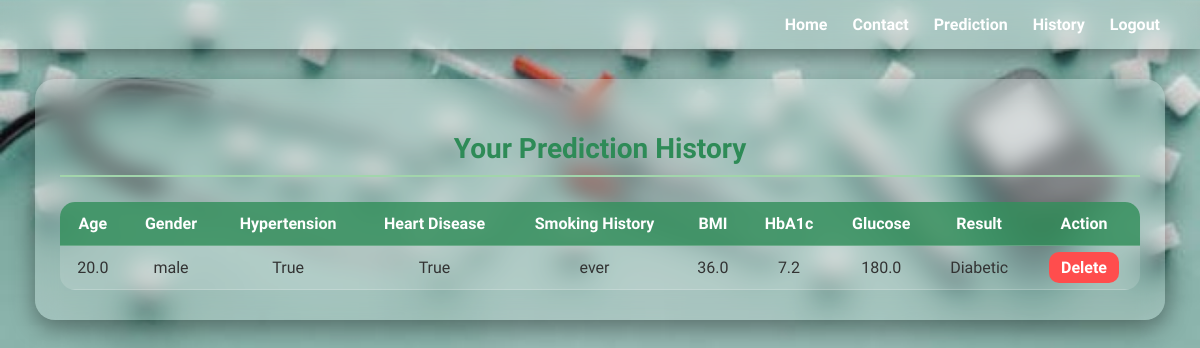
Before: /history/ (signed in) with the older database file.
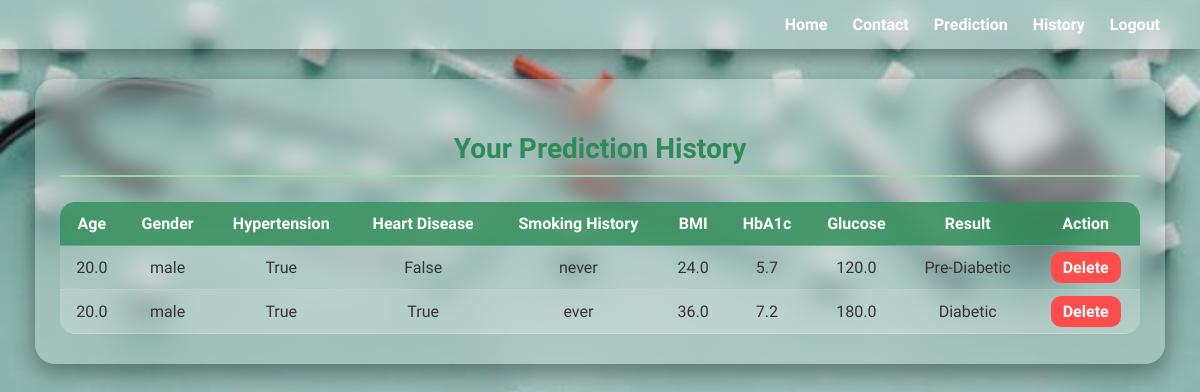
After: the same page with the newer database file.
### diabetes_predictor/models.py (models this page shows)
class DiabetesHistory(models.Model):
    user = models.ForeignKey(User, on_delete=models.CASCADE)
    age = models.FloatField()
    gender = models.CharField(max_length=10)
    hypertension = models.BooleanField()
    heart_disease = models.BooleanField()
    smoking_history = models.CharField(max_length=20)
    bmi = models.FloatField()
    hba1c_level = models.FloatField()
    blood_glucose_level = models.FloatField()
    result = models.CharField(max_length=10)
    medicine = models.TextField(default="")
    created_at = models.DateTimeField(auto_now_add=True)

### diabetes_predictor/views.py (the view)
# urls.py: path('history/', views.history, name='history'),
@login_required(login_url='login')
def history(request):
    records = DiabetesHistory.objects.filter(user=request.user).order_by('-created_at')
    return render(request, 'diabetes_predictor/history.html', {'records': records})

### diabetes_predictor/templates/diabetes_predictor/history.html (shortened to what this page needs)
{% load static %}
<!DOCTYPE html>
<html lang="en">
<head>
    <link rel="stylesheet" href="{% static 'diabetes_predictor/css/history.css' %}" />
</head>
<body>
    <nav class="navbar">
        <ul>
            <li><a href="{% url 'home' %}">Home</a></li>
            <li><a href="{% url 'contact' %}">Contact</a></li>
            <li><a href="{% url 'predict' %}">Prediction</a></li>
            <li><a href="{% url 'history' %}">History</a></li>
            <li><a href="{% url 'logout' %}" onclick="return confirmLogout();">
                    Logout
                </a></li>
        </ul>
    </nav>
    <div class="container">
        <div class="history-box">
            <h2>Your Prediction History</h2>
            {% if records %}
            <div class="table-container">
                <table>
                    <thead>
                        <tr>
                            <th>Age</th>
                            <th>Gender</th>
                            <th>Hypertension</th>
                            <th>Heart Disease</th>
                            <th>Smoking History</th>
                            <th>BMI</th>
                            <th>HbA1c</th>
                            <th>Glucose</th>
                            <th>Result</th>
                            <th>Action</th>
                        </tr>
                    </thead>
                    <tbody>
                        {% for record in records %}
                        <tr>
                            <td>{{ record.age }}</td>
                            <td>{{ record.gender }}</td>
                            <td>{{ record.hypertension }}</td>
                            <td>{{ record.heart_disease }}</td>
                            <td>{{ record.smoking_history }}</td>
                            <td>{{ record.bmi }}</td>
                            <td>{{ record.hba1c_level }}</td>
                            <td>{{ record.blood_glucose_level }}</td>
                            <td>{{ record.result }}</td>
                            <td>
                                <a href="{% url 'delete_record' record.id %}" class="btn-delete"
                                    onclick="return confirm('Are you sure?');">Delete</a>
                            </td>
                        </tr>
                        {% endfor %}
                    </tbody>
                </table>
            </div>
            {% else %}
            <p style="text-align:center; margin-top:20px;">No prediction records found.</p>
            {% endif %}
        </div>
    </div>
</body>
</html>

Changed rows visible on the page:
added DiabetesHistory: age "20.0", gender "male", hypertension "True", heart_disease "False", smoking_history "never", bmi "24.0", hba1c_level "5.7", blood_glucose_level "120.0", result "Pre-Diabetic"
